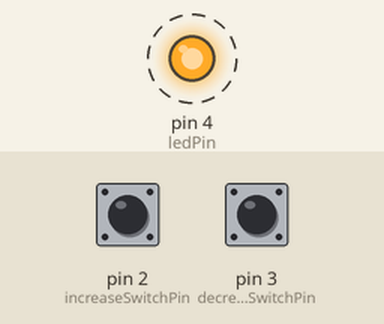
Bench run of a sketch on a simulated Arduino Uno, built with avr-gcc and run on an emulated ATmega328P. Shown: output pins drawn as LEDs (lit = HIGH). Dashed ring = blinking. Inputs (shaded band) come from the test bench; at power-on: pin 2 (increaseSwitchPin) HIGH, pin 3 (decreaseSwitchPin) HIGH.

Above: at 0.5 s.
Timing chart, 0 to 4.6 s (numbered marks = the images above):
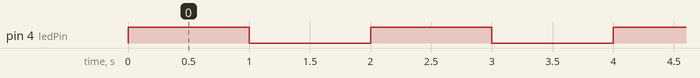

Measured:
- by itself, pin 4 (ledPin): alternates HIGH for 1.0 s and LOW for 1.0 s

The sketch:

Lab_07.ino
```cpp
const int ledPin = 4;
const int increaseSwitchPin = 2;
const int decreaseSwitchPin = 3;

int blinkInterval = 1000; // Initial blinking interval in milliseconds

void setup() {
  pinMode(ledPin, OUTPUT);
  pinMode(increaseSwitchPin, INPUT_PULLUP);
  pinMode(decreaseSwitchPin, INPUT_PULLUP);
}

void loop() {
  // Check if the increase switch is pressed
  if (digitalRead(increaseSwitchPin) == LOW) {
    increaseBlinkInterval();
  }

  // Check if the decrease switch is pressed
  if (digitalRead(decreaseSwitchPin) == LOW) {
    decreaseBlinkInterval();
  }

  // Blink the LED
  digitalWrite(ledPin, HIGH);
  delay(blinkInterval);
  digitalWrite(ledPin, LOW);
  delay(blinkInterval);
}

void increaseBlinkInterval() {
  blinkInterval = max(50, blinkInterval - 50); // Decrease interval by 50ms, with a minimum of 50ms
}

void decreaseBlinkInterval() {
  blinkInterval = min(2000, blinkInterval + 50); // Increase interval by 50ms, with a maximum of 2000ms
}
```
